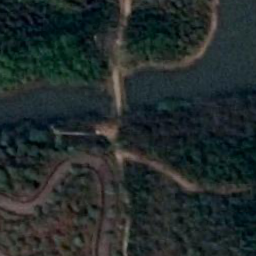
#> input picture Frontend/src/assets/colored/11202.png, 256 x 256 px
$ python -i simple_model.py   (imports and definitions only)
#> lines starting #> are read from the running program, lines starting #| are printed output that depends on the picture
#> further down, picture is the input picture: shape (256, 256, 3); mean B, G, R 43.3, 43.7, 34.8
import cv2
import numpy as np

def process_image(image):
    """Simple image processing function that enhances and colorizes the image."""
    try:
        # Convert to grayscale if needed
        if len(image.shape) == 3:
            gray = cv2.cvtColor(image, cv2.COLOR_BGR2GRAY)
        else:
            gray = image

        # Apply simple contrast enhancement
        enhanced = cv2.equalizeHist(gray)
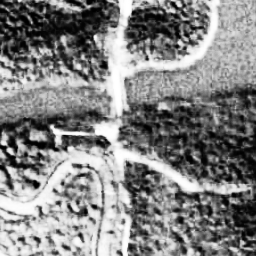
#> enhanced: shape (256, 256); min 0, max 255, mean 129.8

        # Create a simple color map
        colorized = cv2.applyColorMap(enhanced, cv2.COLORMAP_JET)
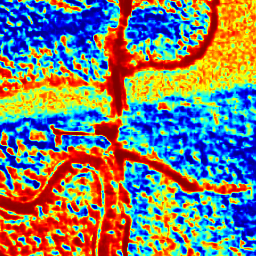
#> colorized: shape (256, 256, 3); mean B, G, R 117.1, 127.2, 122.7

        # Resize to a reasonable size for faster processing
        colorized = cv2.resize(colorized, (512, 512))
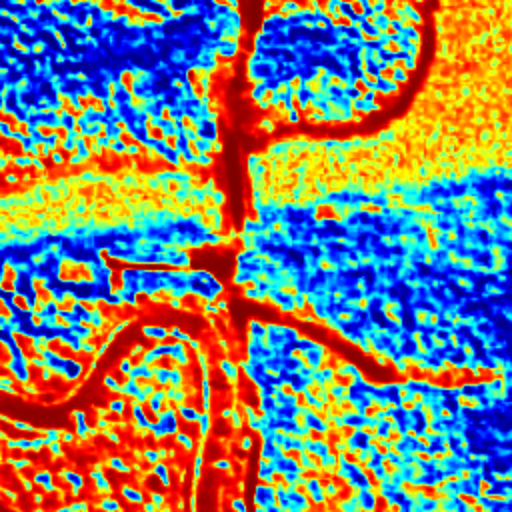
#> colorized: shape (512, 512, 3); mean B, G, R 117.1, 127.3, 122.7

        return colorized
    except Exception as e:
        print(f"Error in processing: {str(e)}")
        return None

>>> import cv2
>>> picture = cv2.imread('../Frontend/src/assets/colored/11202.png')
>>> result = process_image(picture)

$ run again, on Frontend/src/assets/colored/11211.png
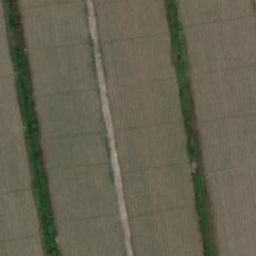
#> input picture Frontend/src/assets/colored/11211.png, 256 x 256 px
#> picture is the input picture: shape (256, 256, 3); mean B, G, R 80.8, 98.7, 101.6
#> in process_image, `enhanced = cv2.equalizeHist(gray)`:
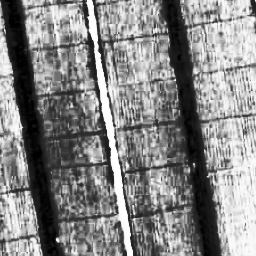
#> enhanced: shape (256, 256); min 0, max 255, mean 133.7
#> in process_image, `colorized = cv2.resize(colorized, (512, 512))`:
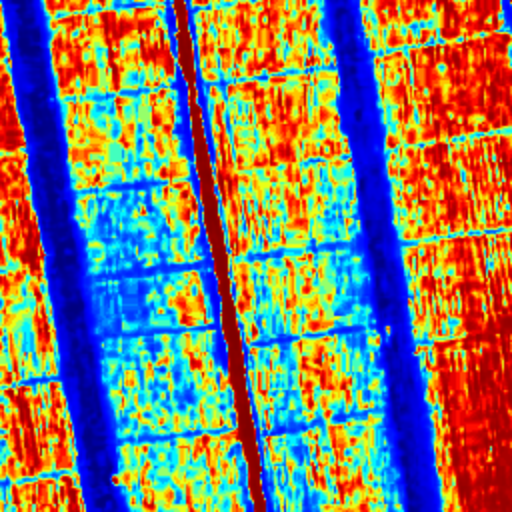
#> colorized: shape (512, 512, 3); mean B, G, R 109.8, 123, 128.4

$ run again, on Frontend/src/assets/colored/11231.png
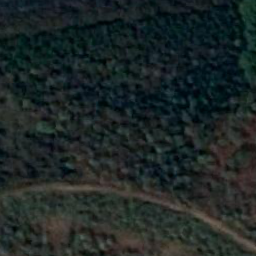
#> input picture Frontend/src/assets/colored/11231.png, 256 x 256 px
#> picture is the input picture: shape (256, 256, 3); mean B, G, R 38, 38.8, 29.9
#> in process_image, `enhanced = cv2.equalizeHist(gray)`:
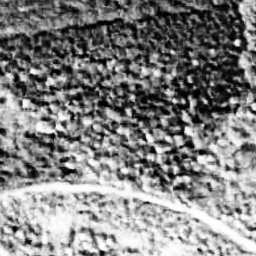
#> enhanced: shape (256, 256); min 0, max 255, mean 129.8
#> in process_image, `colorized = cv2.resize(colorized, (512, 512))`:
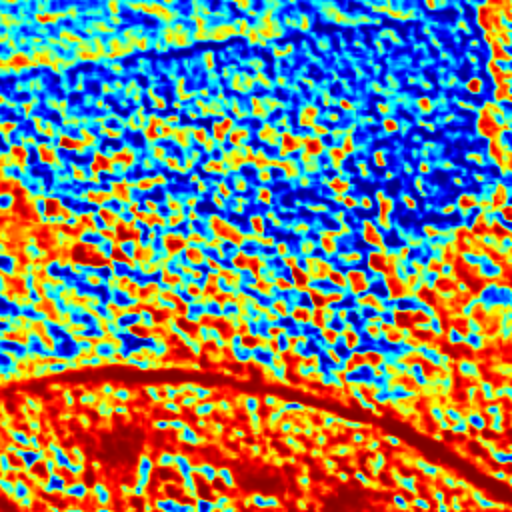
#> colorized: shape (512, 512, 3); mean B, G, R 117.3, 127.6, 122.4

$ run again, on Frontend/src/assets/colored/1283.png
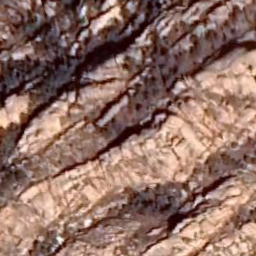
#> input picture Frontend/src/assets/colored/1283.png, 256 x 256 px
#> picture is the input picture: shape (256, 256, 3); mean B, G, R 99.9, 110.5, 142.9
#> in process_image, `enhanced = cv2.equalizeHist(gray)`:
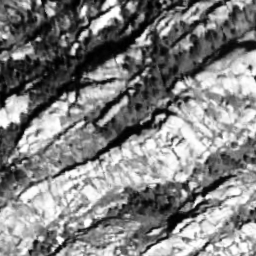
#> enhanced: shape (256, 256); min 0, max 255, mean 128.1
#> in process_image, `colorized = cv2.resize(colorized, (512, 512))`:
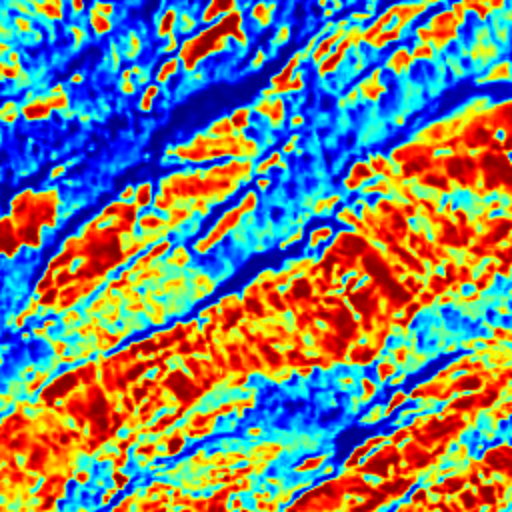
#> colorized: shape (512, 512, 3); mean B, G, R 119.2, 127.4, 120.2
